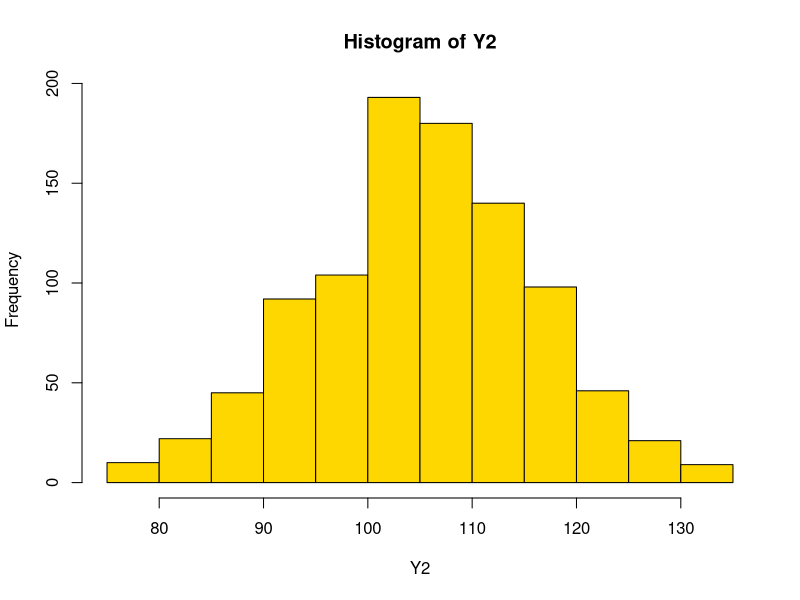
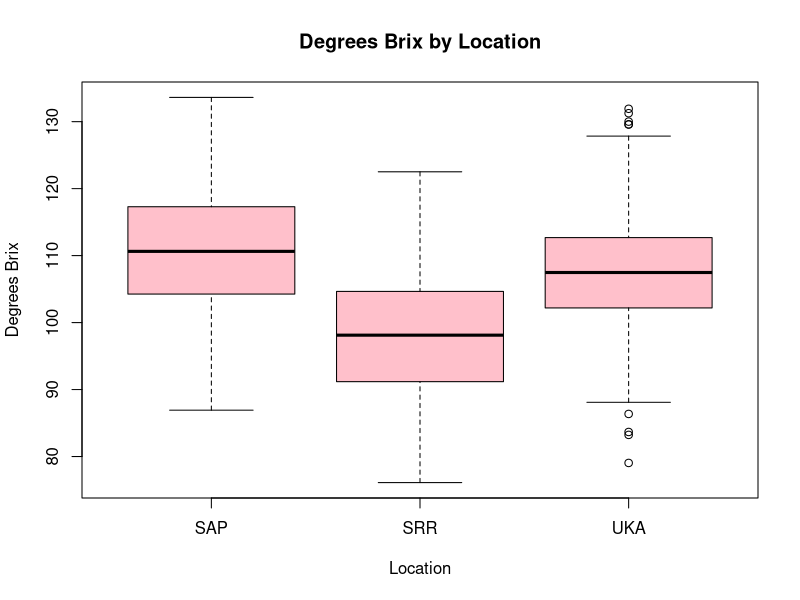
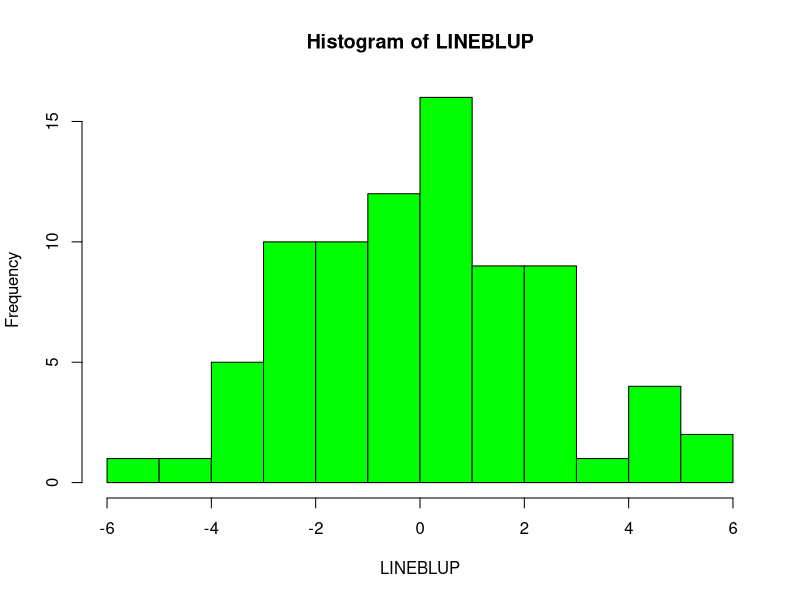
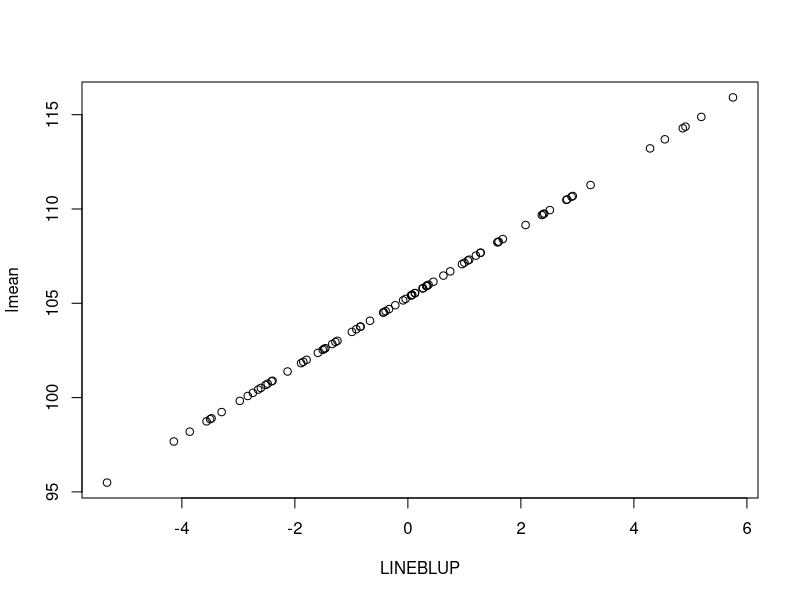

The R script that drew these images, in order:
library(lme4)
library(dplyr)
#----------------------#
#       call data      #
#----------------------#
getwd()
setwd("G:/R CLASS practice/LS")
datak<-read.csv("blup4.csv",header =T)

str(datak)
head(datak)
tail(datak)

#-------------------------------------------------
rep=as.factor(datak$rep)
Year=as.factor(datak$Year)
Location=as.factor(datak$Location)
block=as.factor(datak$block)
plot=as.factor(datak$plot)
env=as.factor(datak$env)
G=as.factor(datak$G)
Y2 = as.numeric(datak$Y)
ph = as.numeric(datak$ph)
ssT = as.numeric(datak$ssT)
LOC=as.factor(datak$Location)
YEAR=as.factor(datak$Year)
REP=as.factor(datak$rep)
LINE=as.factor(datak$G)
#-----------------------------------------------
hist(Y2, col="gold")
boxplot(Y2~LOC, xlab="Location", ylab="Degrees Brix", main="Degrees Brix by Location", col="pink")

## BLUPS
# fit the model
brixmodel = lmer(Y2~ (1|LINE) + (1|LOC) + (1|YEAR) + (1|LINE:LOC) + (1|LINE:YEAR))


# estimate BLUPS
brixblup = ranef(brixmodel)
# look at output structure
str(brixblup)
# extract blup for line
brixlineblup = brixblup$LINE
# see the structure of the blup for each line
str(brixlineblup)
# save the brixlineblup output to a separate .csv file
write.csv(brixlineblup, file="BrixLineBLUPS.csv")

## Creating plots with the BLUPs
# Create a numeric vector with the BLUP for each line
LINEBLUP = brixlineblup[,1]
# Create a histogram with the BLUP for each line
hist(LINEBLUP, col="green")

## Compare BLUP to line averages on a scatterplot
lmean = tapply(Y2, LINE, na.rm=T, mean)
plot(LINEBLUP, lmean, col="black")

















